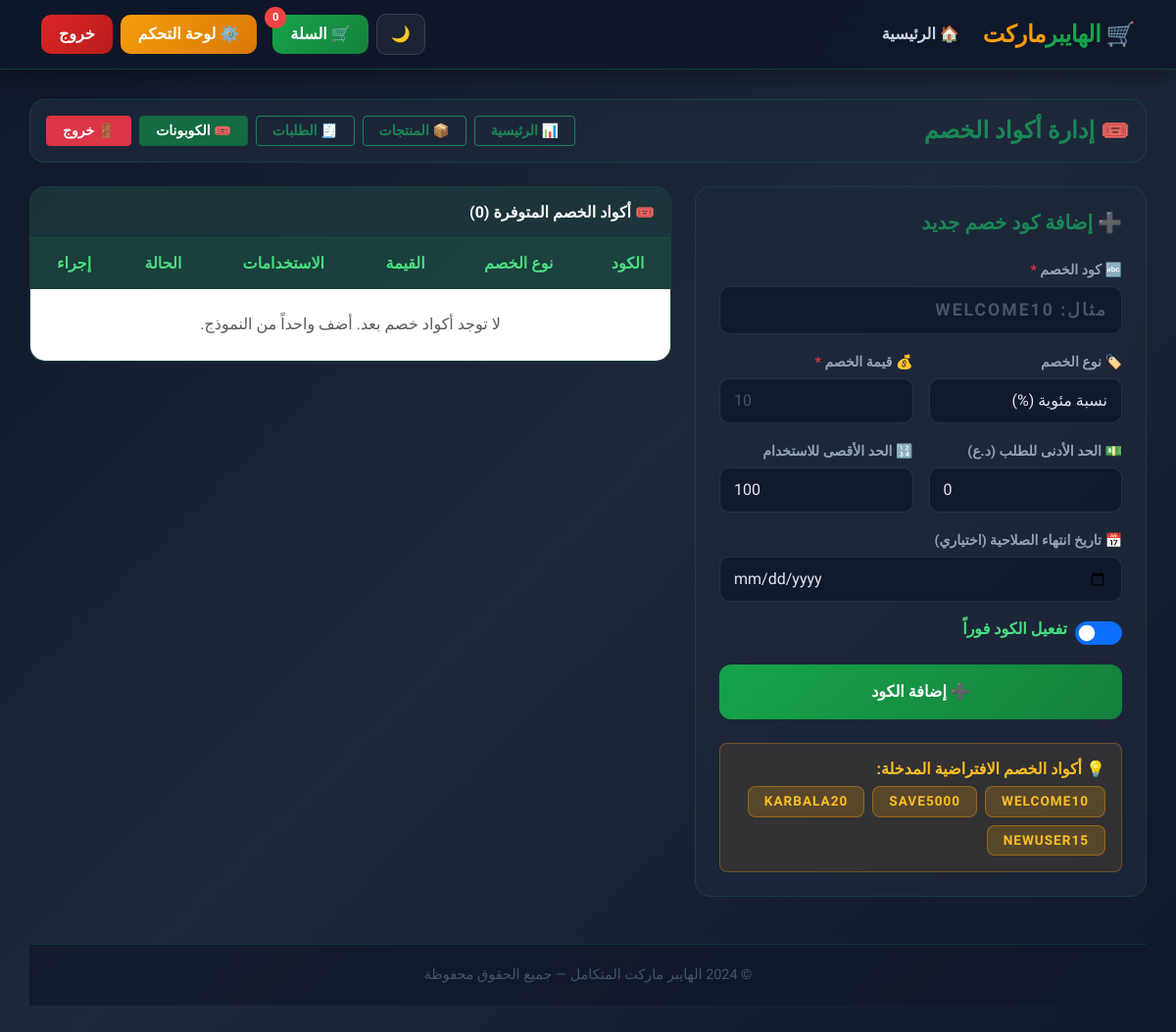
Page /admin_coupons.php (signed in) on the earlier database version.
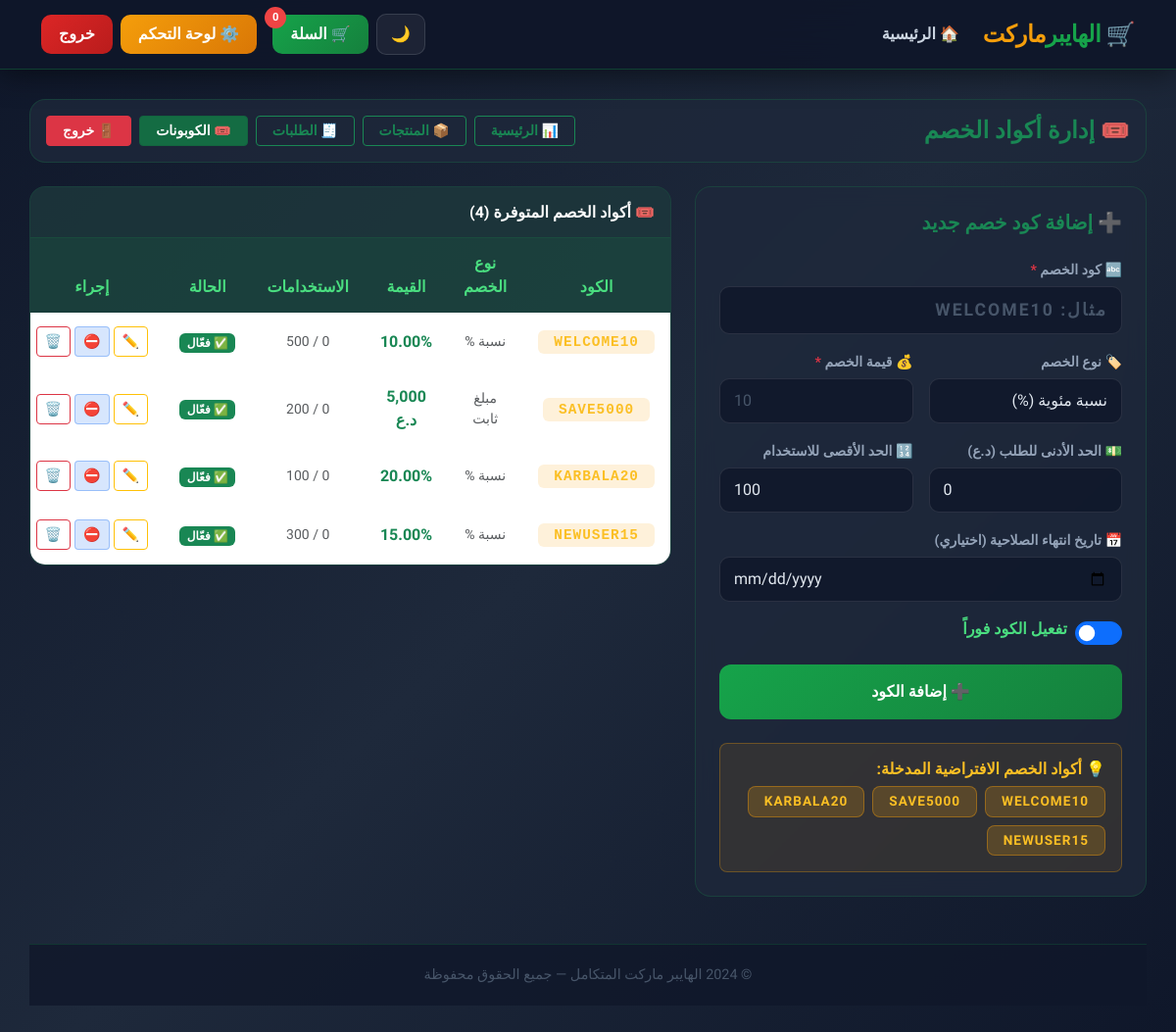
Same page on the later database version.
### tables this page shows
CREATE TABLE IF NOT EXISTS `coupons` (
  `id` INT AUTO_INCREMENT PRIMARY KEY,
  `code` VARCHAR(50) NOT NULL UNIQUE,
  `discount_type` ENUM('percentage', 'fixed') DEFAULT 'percentage',
  `discount_value` DECIMAL(10,2) NOT NULL,
  `min_order` DECIMAL(10,2) DEFAULT 0,
  `max_uses` INT DEFAULT 100,
  `used_count` INT DEFAULT 0,
  `is_active` TINYINT(1) DEFAULT 1,
  `expires_at` DATE NULL,
  `created_at` TIMESTAMP DEFAULT CURRENT_TIMESTAMP
);

### admin_coupons.php (the view, shortened to what the changed rows need)
<?php
include 'config.php';
$coupons = $pdo->query("SELECT * FROM coupons ORDER BY created_at DESC")->fetchAll();
include 'header.php';
?>
<div class="row g-4">
    <div class="col-lg-5">
        <div class="glass-card p-4 fade-in-up">
            <div class="mt-4 p-3 rounded-3" style="background: rgba(245,158,11,0.1); border: 1px solid rgba(245,158,11,0.3);">
                <div class="d-flex flex-wrap gap-2">
                    <?php foreach(['WELCOME10','SAVE5000','KARBALA20','NEWUSER15'] as $c): ?>
                        <span class="badge fw-bold px-3 py-2"
                              style="background: rgba(245,158,11,0.2); border: 1px solid rgba(245,158,11,0.4); color:#fbbf24; font-size:0.85rem; border-radius: 8px; letter-spacing:1px;">
                            <?= $c ?>
                        </span>
                    <?php endforeach; ?>
                </div>
            </div>
        </div>
    </div>
    <div class="col-lg-7 fade-in-up delay-1">
        <div class="glass-card overflow-hidden">
            <div class="p-3 d-flex justify-content-between align-items-center"
                 style="background: rgba(22,163,74,0.1); border-bottom: 1px solid rgba(22,163,74,0.2);">
                <h6 class="fw-bold text-white m-0">🎟️ أكواد الخصم المتوفرة (<?= count($coupons) ?>)</h6>
            </div>
            <div class="table-responsive">
                <table class="table modern-table mb-0 align-middle text-center">
                    <thead>
                        <tr>
                            <th>الكود</th>
                            <th>نوع الخصم</th>
                            <th>القيمة</th>
                            <th>الاستخدامات</th>
                            <th>الحالة</th>
                            <th>إجراء</th>
                        </tr>
                    </thead>
                    <tbody>
                        <?php if(count($coupons) > 0): ?>
                            <?php foreach($coupons as $c): ?>
                                <tr>
                                    <td>
                                        <span class="fw-bold px-3 py-1 rounded"
                                              style="background: rgba(245,158,11,0.15); color:#fbbf24; font-size:0.9rem; letter-spacing:1px; font-family: monospace;">
                                            <?= htmlspecialchars($c['code']) ?>
                                        </span>
                                    </td>
                                    <td class="text-muted small">
                                        <?= $c['discount_type'] === 'percentage' ? 'نسبة %' : 'مبلغ ثابت' ?>
                                    </td>
                                    <td class="fw-bold text-success">
                                        <?= $c['discount_type'] === 'percentage'
                                            ? $c['discount_value'] . '%'
                                            : number_format($c['discount_value'], 0) . ' د.ع' ?>
                                    </td>
                                    <td class="text-muted small">
                                        <?= $c['used_count'] ?> / <?= $c['max_uses'] ?>
                                    </td>
                                    <td>
                                        <?php if($c['is_active']): ?>
                                            <span class="badge bg-success fw-bold">✅ فعّال</span>
                                        <?php else: ?>
                                            <span class="badge bg-danger fw-bold">⛔ معطّل</span>
                                        <?php endif; ?>
                                    </td>
                                    <td>
                                        <div class="d-flex gap-1 justify-content-center">
                                            <a href="admin_coupons.php?edit=<?= $c['id'] ?>"
                                               class="btn btn-sm btn-outline-warning fw-bold px-2 py-1">✏️</a>
                                            <a href="admin_coupons.php?toggle=<?= $c['id'] ?>"
                                               class="btn btn-sm fw-bold px-2 py-1"
                                               style="background: rgba(59,130,246,0.2); border: 1px solid rgba(59,130,246,0.4); color:#60a5fa;">
                                               <?= $c['is_active'] ? '⛔' : '✅' ?>
                                            </a>
                                            <a href="admin_coupons.php?delete=<?= $c['id'] ?>"
                                               onclick="return confirm('هل أنت متأكد من حذف هذا الكود؟')"
                                               class="btn btn-sm btn-outline-danger fw-bold px-2 py-1">🗑️</a>
                                        </div>
                                    </td>
                                </tr>
                            <?php endforeach; ?>
                        <?php else: ?>
                            <tr>
                                <td colspan="6" class="text-muted p-4">لا توجد أكواد خصم بعد. أضف واحداً من النموذج.</td>
                            </tr>
                        <?php endif; ?>
                    </tbody>
                </table>
            </div>
        </div>
    </div>
</div>
</div>
</body>
</html>

Differences in the rows shown:
added coupons: code "WELCOME10", discount_type "نسبة %", discount_value "10.00", used_count "0", max_uses "500", is_active "✅ فعّال"
added coupons: code "SAVE5000", discount_type "مبلغ ثابت", discount_value "5,000", used_count "0", max_uses "200", is_active "✅ فعّال"
added coupons: code "KARBALA20", discount_type "نسبة %", discount_value "20.00", used_count "0", max_uses "100", is_active "✅ فعّال"
added coupons: code "NEWUSER15", discount_type "نسبة %", discount_value "15.00", used_count "0", max_uses "300", is_active "✅ فعّال"
Other differences:
count($coupons): "0" → "4"
text no longer shown: "لا توجد أكواد خصم بعد. أضف واحداً من النموذج."
